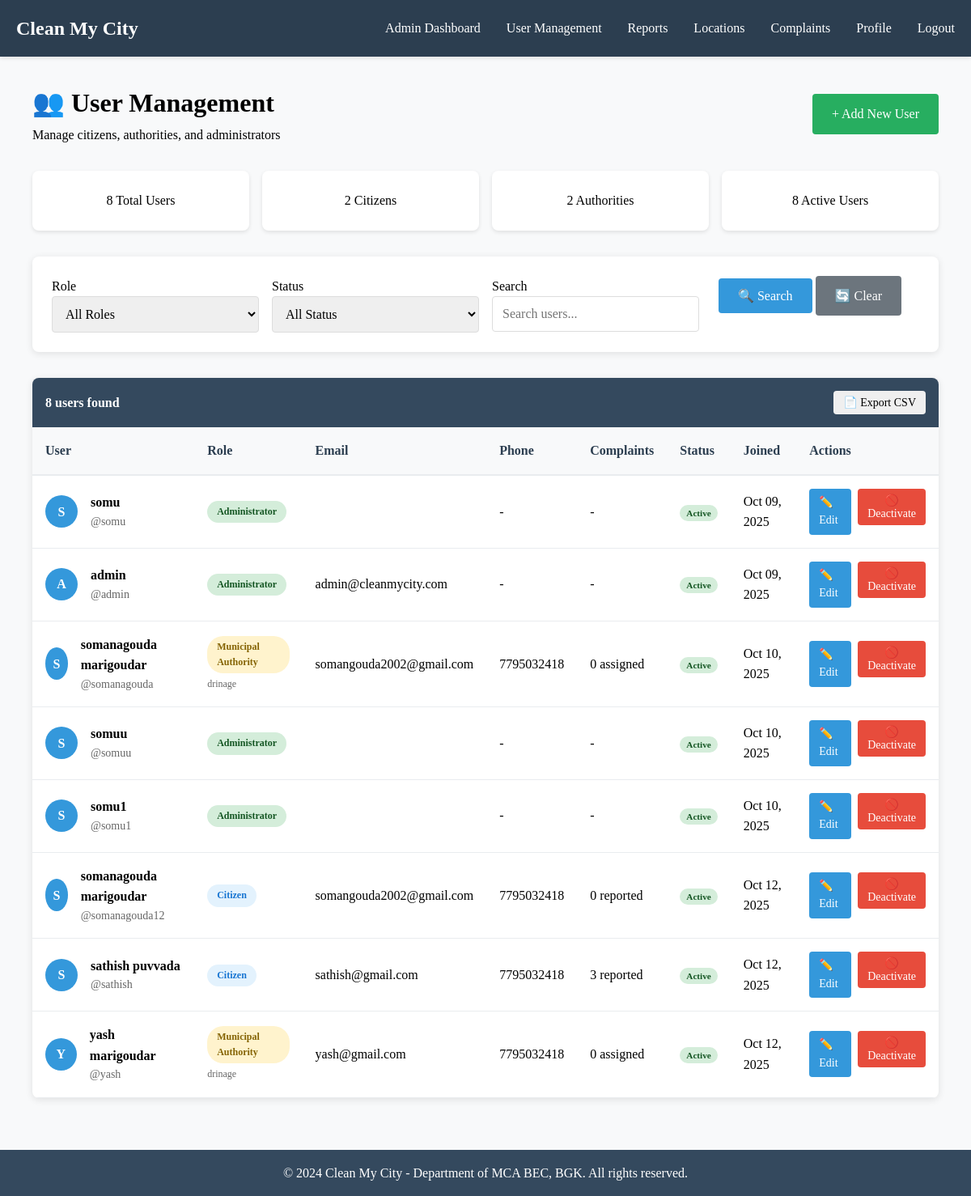
Screenshot of /admin-users/ (signed in) with the database file from the repository.
### users/models.py (models this page shows, shortened)
class CustomUser(AbstractUser):
    ROLE_CHOICES = [
        ('citizen', 'Citizen'),
        ('authority', 'Municipal Authority'),
        ('admin', 'Administrator'),
    ]
    role = models.CharField(max_length=20, choices=ROLE_CHOICES, default='citizen')
    phone_number = models.CharField(max_length=15, blank=True)
    address = models.TextField(blank=True)
    department = models.CharField(max_length=100, blank=True)

### complaints/views.py (the view, shortened to what this page needs)
# urls.py: path('admin-users/', views.admin_user_management, name='admin_user_management'),
@login_required
def admin_user_management(request):
    if request.user.role != 'admin':
        messages.error(request, 'Access denied.')
        return redirect('dashboard')
    role_filter = request.GET.get('role', '')
    status_filter = request.GET.get('status', '')
    search_query = request.GET.get('search', '')
    users = User.objects.all()
    if role_filter:
        users = users.filter(role=role_filter)
    if status_filter:
        if status_filter == 'active':
            users = users.filter(is_active=True)
        elif status_filter == 'inactive':
            users = users.filter(is_active=False)
    stats = {
        'total_users': User.objects.count(),
        'citizen_users': User.objects.filter(role='citizen').count(),
        'authority_users': User.objects.filter(role='authority').count(),
        'active_users': User.objects.filter(is_active=True).count(),
    }
    context = {
        'users': users,
        'stats': stats,
        'current_role': role_filter,
        'current_status': status_filter,
        'search_query': search_query,
    }
    return render(request, 'complaints/admin_user_management.html', context)

### templates/complaints/admin_user_management.html (shortened to what this page needs)
{% extends 'base.html' %}
{% load static %}
{% block content %}
<div class="container">
    <div class="page-header">
        <div>
            <h1>👥 User Management</h1>
            <p>Manage citizens, authorities, and administrators</p>
        </div>
        <div>
            <a href="{% url 'admin_create_user' %}" class="btn btn-success">+ Add New User</a>
        </div>
    </div>
    <div class="user-stats">
        <div class="stat-card">
            <span class="stat-number">{{ stats.total_users }}</span>
            <span class="stat-label">Total Users</span>
        </div>
        <div class="stat-card">
            <span class="stat-number">{{ stats.citizen_users }}</span>
            <span class="stat-label">Citizens</span>
        </div>
        <div class="stat-card">
            <span class="stat-number">{{ stats.authority_users }}</span>
            <span class="stat-label">Authorities</span>
        </div>
        <div class="stat-card">
            <span class="stat-number">{{ stats.active_users }}</span>
            <span class="stat-label">Active Users</span>
        </div>
    </div>
    <div class="filters-section">
        <form method="get">
            <div class="filter-grid">
                <div class="filter-group">
                    <label class="filter-label">Role</label>
                    <select name="role" class="form-control" onchange="this.form.submit()">
                        <option value="">All Roles</option>
                    </select>
                </div>
                <div class="filter-group">
                    <label class="filter-label">Status</label>
                    <select name="status" class="form-control" onchange="this.form.submit()">
                        <option value="">All Status</option>
                    </select>
                </div>
                <div class="filter-group">
                    <label class="filter-label">Search</label>
                    <input type="text" name="search" class="form-control" placeholder="Search users..." value="{{ search_query }}">
                </div>
                <div class="filter-group">
                    <label class="filter-label">&nbsp;</label>
                    <button type="submit" class="btn">🔍 Search</button>
                    <a href="{% url 'admin_user_management' %}" class="btn" style="background: #6c757d;">🔄 Clear</a>
                </div>
            </div>
        </form>
    </div>
    <div class="users-table">
        <div class="table-header">
            <div>
                <strong>{{ users|length }} user{{ users|length|pluralize }} found</strong>
            </div>
            <div>
                <button class="btn-sm" onclick="exportUsers()">📄 Export CSV</button>
            </div>
        </div>
        <div class="table-responsive">
            <table>
                <thead>
                    <tr>
                        <th>User</th>
                        <th>Role</th>
                        <th>Email</th>
                        <th>Phone</th>
                        <th>Complaints</th>
                        <th>Status</th>
                        <th>Joined</th>
                        <th>Actions</th>
                    </tr>
                </thead>
                <tbody>
                    {% for user_obj in users %}
                    <tr>
                        <td>
                            <div style="display: flex; align-items: center; gap: 1rem;">
                                <div class="user-avatar">
                                    {{ user_obj.username|first|upper }}
                                </div>
                                <div>
                                    <div style="font-weight: bold;">{{ user_obj.get_full_name|default:user_obj.username }}</div>
                                    <div style="font-size: 0.875rem; color: #666;">@{{ user_obj.username }}</div>
                                </div>
                            </div>
                        </td>
                        <td>
                            <span class="role-badge role-{{ user_obj.role }}">
                                {{ user_obj.get_role_display }}
                            </span>
                            {% if user_obj.department %}
                            <div style="font-size: 0.75rem; color: #666; margin-top: 0.25rem;">
                                {{ user_obj.department }}
                            </div>
                            {% endif %}
                        </td>
                        <td>{{ user_obj.email }}</td>
                        <td>{{ user_obj.phone_number|default:"-" }}</td>
                        <td>
                            {% if user_obj.role == 'citizen' %}
                                {{ user_obj.complaints.count }} reported
                            {% elif user_obj.role == 'authority' %}
                                {{ user_obj.assigned_complaints.count }} assigned
                            {% else %}
                                -
                            {% endif %}
                        </td>
                        <td>
                            <span class="status-badge status-{% if user_obj.is_active %}active{% else %}inactive{% endif %}">
                                {% if user_obj.is_active %}Active{% else %}Inactive{% endif %}
                            </span>
                        </td>
                        <td>{{ user_obj.date_joined|date:"M d, Y" }}</td>
                        <td>
                            <div class="action-buttons">
                                <a href="{% url 'admin_edit_user' user_obj.id %}" class="btn-sm btn-edit">✏️ Edit</a>
                                {% if user_obj.is_active %}
                                <form method="post" action="{% url 'admin_toggle_user' user_obj.id %}" style="display: inline;">
                                    <button type="submit" class="btn-sm btn-deactivate" onclick="return confirm('Deactivate this user?')">🚫 Deactivate</button>
                                </form>
                                {% else %}
                                <form method="post" action="{% url 'admin_toggle_user' user_obj.id %}" style="display: inline;">
                                    {% csrf_token %}
                                    <button type="submit" class="btn-sm btn-activate" onclick="return confirm('Activate this user?')">✅ Activate</button>
                                </form>
                                {% endif %}
                            </div>
                        </td>
                    </tr>
                    {% endfor %}
                </tbody>
            </table>
        </div>
    </div>
</div>
{% endblock %}

### templates/base.html (style rules this page uses)
* { margin: 0; padding: 0; box-sizing: border-box; font-family: 'Times New Roman', serif; }
body { line-height: 1.6; background-color: #f8f9fa; }
.container { max-width: 1200px; margin: 0 auto; padding: 0 20px; }
.form-control { width: 100%; padding: 0.75rem; border: 1px solid #ddd; border-radius: 4px; font-size: 1rem; }
.btn { background: #3498db; color: white; padding: 0.75rem 1.5rem; border: none; border-radius: 4px; cursor: pointer; text-decoration: none; display: inline-block; font-size: 1rem; }
.btn-success { background: #27ae60; }
.status-badge { padding: 0.25rem 0.5rem; border-radius: 4px; font-size: 0.875rem; font-weight: bold; }

### templates/complaints/admin_user_management.html (style rules this page uses)
.page-header { display: flex; justify-content: space-between; align-items: center; margin-bottom: 2rem; flex-wrap: wrap; gap: 1rem; }
.filters-section { background: white; border-radius: 8px; padding: 1.5rem; box-shadow: 0 2px 10px rgba(0,0,0,0.1); margin-bottom: 2rem; }
.filter-grid { display: grid; grid-template-columns: repeat(auto-fit, minmax(200px, 1fr)); gap: 1rem; }
.users-table { background: white; border-radius: 8px; overflow: hidden; box-shadow: 0 2px 10px rgba(0,0,0,0.1); }
.table-header { background: #34495e; color: white; padding: 1rem; display: flex; justify-content: space-between; align-items: center; }
.table-responsive { overflow-x: auto; }
table { width: 100%; border-collapse: collapse; }
th { background: #f8f9fa; padding: 1rem; text-align: left; font-weight: bold; color: #2c3e50; border-bottom: 2px solid #e9ecef; }
td { padding: 1rem; border-bottom: 1px solid #e9ecef; vertical-align: middle; }
.user-avatar { width: 40px; height: 40px; border-radius: 50%; background: #3498db; color: white; display: flex; align-items: center; justify-content: center; font-weight: bold; }
.role-badge { padding: 0.25rem 0.75rem; border-radius: 20px; font-size: 0.75rem; font-weight: bold; display: inline-block; }
.role-citizen { background: #e3f2fd; color: #1976d2; }
.role-authority { background: #fff3cd; color: #856404; }
.role-admin { background: #d4edda; color: #155724; }
.status-badge { padding: 0.25rem 0.5rem; border-radius: 12px; font-size: 0.7rem; font-weight: bold; }
.status-active { background: #d4edda; color: #155724; }
.action-buttons { display: flex; gap: 0.5rem; }
.btn-sm { padding: 0.375rem 0.75rem; font-size: 0.875rem; border-radius: 4px; text-decoration: none; border: none; cursor: pointer; display: inline-flex; align-items: center; gap: 0.25rem; }
.btn-edit { background: #3498db; color: white; }
.btn-deactivate { background: #e74c3c; color: white; }
.user-stats { display: grid; grid-template-columns: repeat(auto-fit, minmax(150px, 1fr)); gap: 1rem; margin-bottom: 2rem; }
.stat-card { background: white; padding: 1.5rem; border-radius: 8px; text-align: center; box-shadow: 0 2px 5px rgba(0,0,0,0.1); }

### rows the page displays
CustomUser: username|first "S", get_full_name "somu", username "somu", role "Administrator", phone_number "-", is_active "Active", date_joined "Oct 09, 2025"
CustomUser: username|first "A", get_full_name "admin", username "admin", role "Administrator", email "admin@cleanmycity.com", phone_number "-", is_active "Active", date_joined "Oct 09, 2025"
CustomUser: username|first "S", get_full_name "somanagouda marigoudar", username "somanagouda", role "Municipal Authority", department "drinage", email "somangouda2002@gmail.com", phone_number "7795032418", assigned_complaints.count "0", is_active "Active", date_joined "Oct 10, 2025"
CustomUser: username|first "S", get_full_name "somuu", username "somuu", role "Administrator", phone_number "-", is_active "Active", date_joined "Oct 10, 2025"
CustomUser: username|first "S", get_full_name "somu1", username "somu1", role "Administrator", phone_number "-", is_active "Active", date_joined "Oct 10, 2025"
CustomUser: username|first "S", get_full_name "somanagouda marigoudar", username "somanagouda12", role "Citizen", email "somangouda2002@gmail.com", phone_number "7795032418", complaints.count "0", is_active "Active", date_joined "Oct 12, 2025"
CustomUser: username|first "S", get_full_name "sathish puvvada", username "sathish", role "Citizen", email "sathish@gmail.com", phone_number "7795032418", complaints.count "3", is_active "Active", date_joined "Oct 12, 2025"
CustomUser: username|first "Y", get_full_name "yash marigoudar", username "yash", role "Municipal Authority", department "drinage", email "yash@gmail.com", phone_number "7795032418", assigned_complaints.count "0", is_active "Active", date_joined "Oct 12, 2025"

### other values shown
{{ stats.total_users }} "8"
{{ stats.citizen_users }} "2"
{{ stats.authority_users }} "2"
{{ stats.active_users }} "8"
{{ users|length }} "8"
